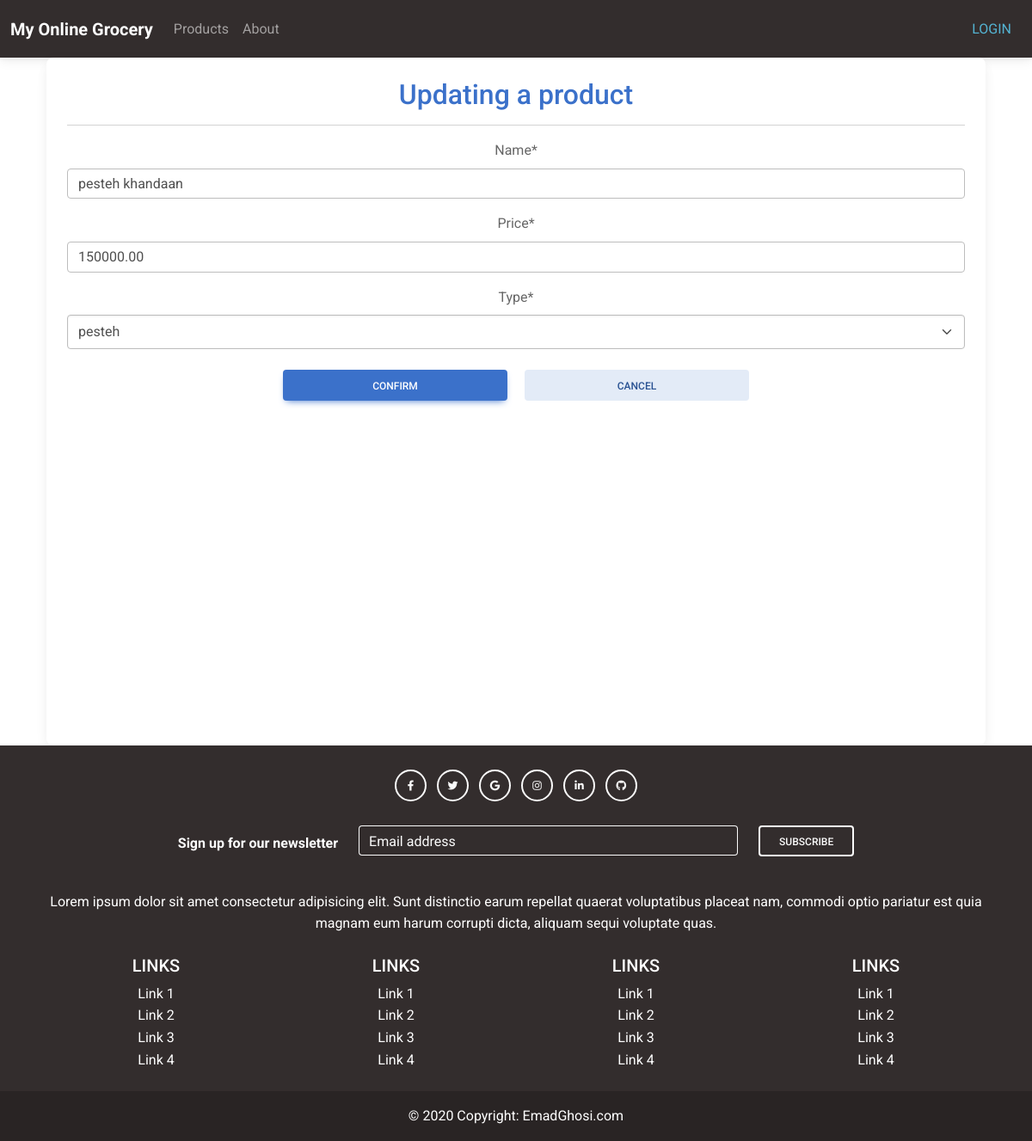
Screenshot of /inventory/productupdate/3/ with the database file from the repository.
### inventory/models.py (models this page shows, shortened)
class Product(models.Model):
    name = models.CharField(max_length=100)
    price = models.DecimalField(max_digits=10, decimal_places=2, default=0)
    type = models.ForeignKey(ProductType,
            related_name='product_type',
            on_delete=models.CASCADE,)
    unit = models.ForeignKey(Unit,
            related_name='product_unit',
            on_delete=models.CASCADE,)

class ProductType(models.Model):
    name = models.CharField(max_length=100)
    def __str__(self):
        return self.name

### inventory/views.py (the view)
# urls.py: path('productupdate/<int:pk>/', views.ProductUpdateView.as_view(), name='productupdate'),
class ProductUpdateView(UpdateView,LoginRequiredMixin):
    model = Product
    template_name = 'productupdate.html'
    fields = ['name','price', 'type']

### templates/productupdate.html (shortened to what this page needs)
{% extends 'base.html' %}
{% load static %}
{% load crispy_forms_tags %}
{% block content %}
<html>
<head>
  <link
  href="https://cdnjs.cloudflare.com/ajax/libs/font-awesome/6.0.0/css/all.min.css"
  rel="stylesheet"
/>
<link
  href="https://cdnjs.cloudflare.com/ajax/libs/mdb-ui-kit/6.4.0/mdb.min.css"
  rel="stylesheet"
/>
</head>
<body>
    <div class="container-fluid">
        <div class="card text-center h-100">
          <div class="card-body" >
            <h2 class="text-primary">Updating a product</h2>
            <hr>
            <form action="" method="post">
                  {{ form | crispy }}
                  <input type="submit"class="btn  btn-primary w-25 m-2 " value="Confirm">
                  <a
                              href="{% url 'productlist' %}"
                                class="btn  btn-secondary w-25 m-2 "
                                role="btn"
                                >Cancel</a
                              >
            </form>
        </div>
        </div>
      </div>
  </div>
</body>
</html>
{% endblock content %}

### static/css/base.css (style rules this page uses)
body { font-family: "Roboto", -apple-system, BlinkMacSystemFont, "Segoe UI", Roboto, "Helvetica Neue", Arial, "Noto Sans", sans-serif, "Apple Color Emoji", "Segoe UI Emoji", "Segoe UI Symbol", "Noto Color Emoji"; }
h1, h2, h3, h4, h5, h6, .h1, .h2, .h3, .h4, .h5, .h6 { font-family: "Roboto", -apple-system, BlinkMacSystemFont, "Segoe UI", Roboto, "Helvetica Neue", Arial, "Noto Sans", sans-serif, "Apple Color Emoji", "Segoe UI Emoji", "Segoe UI Symbol", "Noto Color Emoji"; }
a { -webkit-transition: .3s all ease; -o-transition: .3s all ease; transition: .3s all ease; }
a, a:hover { text-decoration: none !important; }

### templates/base.html (style rules this page uses)
.page-container { position: relative; min-height: 100vh; }

### rows the page displays
Product: name "pesteh khandaan", price "150000.00", type "pesteh"
